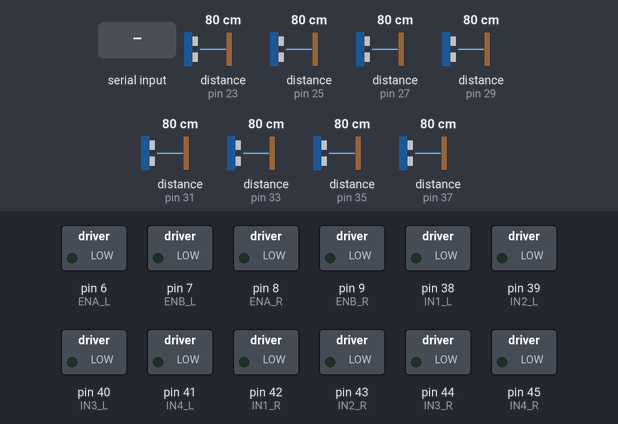
The sketch below on a simulated Arduino Mega 2560, built with avr-gcc and run on an emulated ATmega2560. On the bench: switched loads named in the sketch (green lamp = pin HIGH). Wiring (inferred from the names in the program): 8 × ultrasonic range finder: trigger pin 22, echo pin 23 / trigger pin 24, echo pin 25 / trigger pin 26, echo pin 27 / trigger pin 28, echo pin 29 / trigger pin 30, echo pin 31 / trigger pin 32, echo pin 33 / trigger pin 34, echo pin 35 / trigger pin 36, echo pin 37. Inputs (shaded band) come from the test bench; at power-on: distance to the obstacle (sensors on pin 23, pin 25, pin 27, pin 29, pin 31, pin 33, pin 35, pin 37) 80 cm. The echo pulse lasts 58.3 µs per cm; pins used as bus, display or sensor lines are not drawn.

Above: at 1.2 s.
1.3 s: "B" received over the second serial link
At 2.5 s:
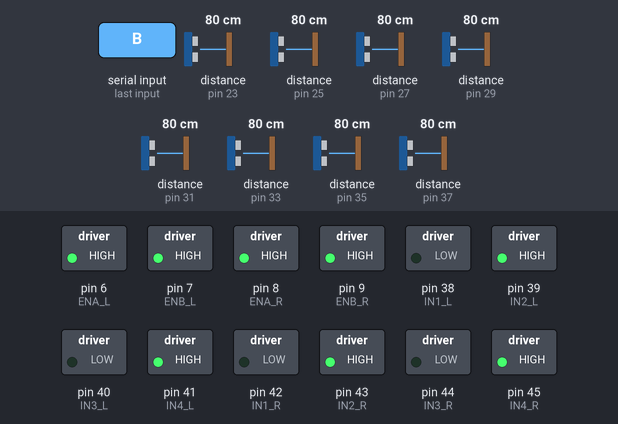
2.8 s: "L" received over the second serial link
At 3.5 s:
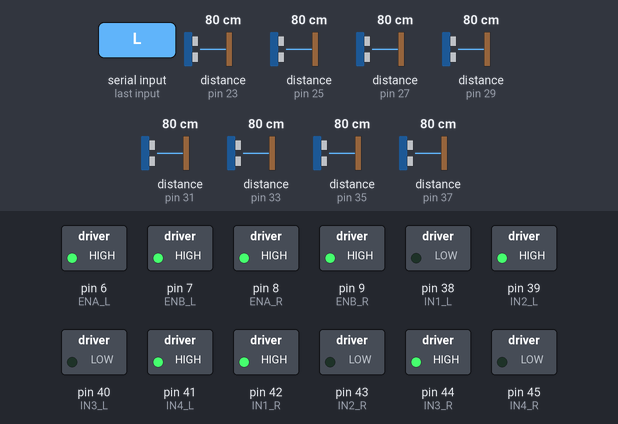
4.3 s: "F" received over the second serial link
At 5.2 s:
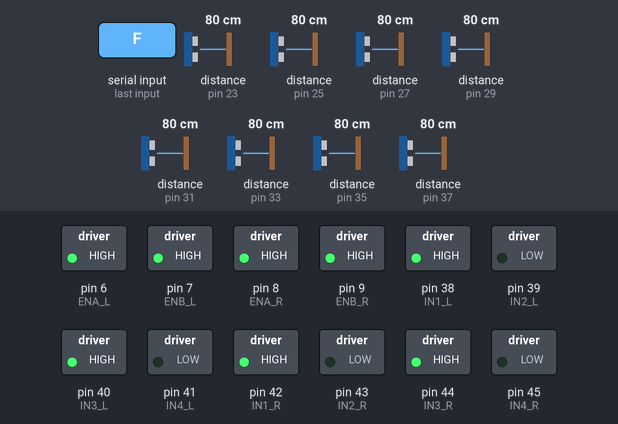
5.8 s: "R" received over the second serial link
At 6.9 s:
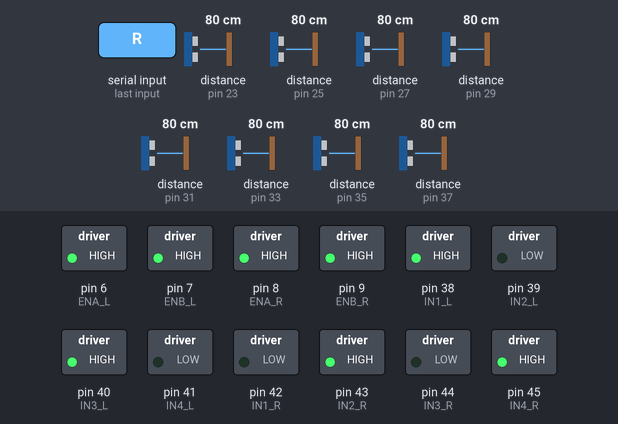
7.3 s: "S" received over the second serial link
At 7.8 s:
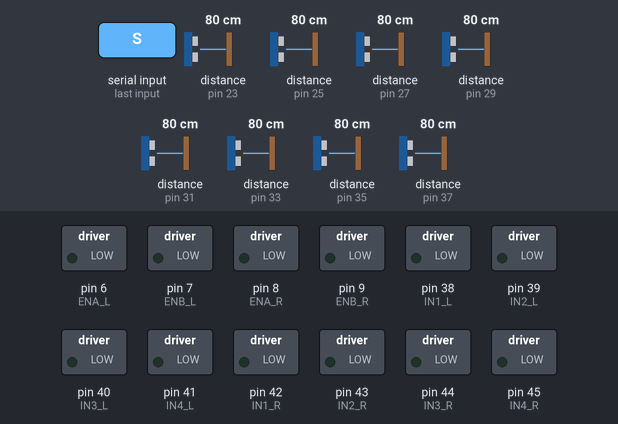
Timing chart, 0 to 9.8 s (numbered marks = the images above; inputs shaded):
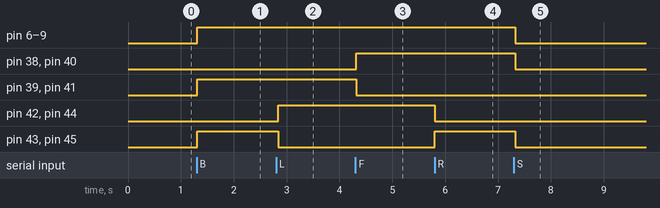

The sketch:

sonar_ring.ino
```cpp
//LEFT
int ENA_L =6;
int IN1_L =38;
int IN2_L =39;
int IN3_L =40;
int IN4_L =41;
int ENB_L =7;


//RIGHT
int ENA_R= 8;
int IN1_R =42;
int IN2_R =43;
int IN3_R =44;
int IN4_R =45;
int ENB_R =9;

char incomingByte=0; // for incoming serial data
int speed_min = 135; //the minimum "speed" the motors will turn - take it lower and motors don't turn
int speed_max = 255; //

int speed_left = speed_max; // set both motors to maximum speed
int speed_right = speed_max;

void left();
void right();
void forward();
void backward();
void forward_left();
void forward_right();
void back_left();
void back_right();

const int trigPin_for_sonar1 = 22;
const int echoPin_for_sonar1 = 23;

const int trigPin_for_sonar2 = 24;
const int echoPin_for_sonar2 = 25;

const int trigPin_for_sonar3 = 26;
const int echoPin_for_sonar3 = 27;

const int trigPin_for_sonar4 = 28;
const int echoPin_for_sonar4 = 29;

const int trigPin_for_sonar5 =30;
const int echoPin_for_sonar5 =31;

const int trigPin_for_sonar6 = 32;
const int echoPin_for_sonar6 = 33;

const int trigPin_for_sonar7 = 34;
const int echoPin_for_sonar7 = 35;

const int trigPin_for_sonar8 = 36;
const int echoPin_for_sonar8 = 37;

// defines variables
long duration1;
int distance1;

long duration2;
int distance2;

long duration3;
int distance3;

long duration4;
int distance4;

long duration5;
int distance5;

long duration6;
int distance6;

long duration7;
int distance7;

long duration8;
int distance8;


void setup() {

 Serial1.begin(9600);//Serial1 is for BTcar
 Serial2.begin(9600);//Serial2 is for BTData
  // put your setup code here, to run once:
pinMode(ENA_L,OUTPUT);
pinMode(IN1_L,OUTPUT);
pinMode(IN2_L,OUTPUT);
pinMode(IN3_L,OUTPUT);
pinMode(IN4_L,OUTPUT);
pinMode(ENB_L,OUTPUT);
  // put your setup code here, to run once:
pinMode(ENA_R,OUTPUT);
pinMode(IN1_R,OUTPUT);
pinMode(IN2_R,OUTPUT);
pinMode(IN3_R,OUTPUT);
pinMode(IN4_R,OUTPUT);
pinMode(ENB_R,OUTPUT);


pinMode(trigPin_for_sonar1, OUTPUT);
pinMode(echoPin_for_sonar1, INPUT);

pinMode(trigPin_for_sonar2, OUTPUT);
pinMode(echoPin_for_sonar2, INPUT);

pinMode(trigPin_for_sonar3, OUTPUT);
pinMode(echoPin_for_sonar3, INPUT);

pinMode(trigPin_for_sonar4, OUTPUT);
pinMode(echoPin_for_sonar4, INPUT);

pinMode(trigPin_for_sonar5, OUTPUT);
pinMode(echoPin_for_sonar5, INPUT);

pinMode(trigPin_for_sonar6, OUTPUT);
pinMode(echoPin_for_sonar6, INPUT);

pinMode(trigPin_for_sonar7, OUTPUT);
pinMode(echoPin_for_sonar7, INPUT);

pinMode(trigPin_for_sonar8, OUTPUT);
pinMode(echoPin_for_sonar8, INPUT);


}
void loop() {
if (Serial1.available() > 0) {
    incomingByte = Serial1.read();
    }
  switch(incomingByte)
  {
     case 'S':
      {
        stopy();
       //Serial.println("Stop\n");
       incomingByte='*';}
     break;

     case 'B':

     {  backward();

      // Serial.println("Forward\n");
       incomingByte='*';}
     break;

      case 'F':

    {   forward();
      // Serial.println("Backward\n");
       incomingByte='*';}
     break;

     case 'R':
     // turn right
     {
       right();
      // Serial.println("Rotate Right\n");
       incomingByte='*';}
     break;
       case 'L':
      {
       left();
       //Serial.println("Rotate Left\n");
       incomingByte='*';}
     break;
     case '1':

      { speed_left = 20;
       speed_right = 20;
       //Serial.println("Speed 1\n");
       incomingByte='*';}
     break;
    case '2':
      {
        speed_left = 40;
       speed_right = 40;
       //Serial.println("Speed 2 \n");
       incomingByte='*';}
     break;
    case '3':
      {
        speed_left = 60;
       speed_right = 60;
       //Serial.println("Speed 3 \n");
       incomingByte='*';}
     break;
        case '4':
      {
        speed_left = 80;
       speed_right = 80;
       //Serial.println("Speed 4 \n");
       incomingByte='*';}
     break;
        case '5':
      {
        speed_left = 100;
       speed_right = 100;
       //Serial.println("Speed 5 \n");
       incomingByte='*';}
     break;
        case '6':
      {
        speed_left = 120;
       speed_right = 120;
       //Serial.println("Speed 6 \n");
       incomingByte='*';}
     break;
        case '7':
      {
        speed_left = 140;
       speed_right = 140;
      // Serial.println("Speed 7 \n");
       incomingByte='*';}
     break;
        case '8':
      {
        speed_left = 160;
       speed_right = 160;
       //Serial.println("Speed 8 \n");
       incomingByte='*';}
     break;
        case '9':
      {
        speed_left = 200;
       speed_right = 200;
       //Serial.println("Speed 9 \n");
       incomingByte='*';}
     break;
        case 'q':
      {
        speed_left = 255;
       speed_right = 255;
       Serial.println("Speed full \n");
       incomingByte='*';}
     break;
        case 'J':
      {
       back_right();
       Serial.println("Speed full \n");
       incomingByte='*';}
     break;
      case 'H':
      {
       back_left();
       Serial.println("Speed full \n");
       incomingByte='*';}
     break;
      case 'I':
      {
       forward_right();
       Serial.println("Speed full \n");
       incomingByte='*';}
     break;
      case 'G':
      {
      forward_left();
       Serial.println("Speed full \n");
       incomingByte='*';}
     break;
  }


int value1 = sensor1();
int value2 = sensor2();
int value3 = sensor3();
int value4 = sensor4();
int value5 = sensor5();
int value6 = sensor6();
int value7 = sensor7();
int value8 = sensor8();

Serial2.print(value1);
Serial2.print(" ");

Serial2.print(value2);
Serial2.print(" ");

Serial2.print(value3);
Serial2.print(" ");

Serial2.print(value4);
Serial2.print(" ");

Serial2.print(value5);
Serial2.print(" ");

Serial2.print(value6);
Serial2.print(" ");

Serial2.print(value7);
Serial2.print(" ");

Serial2.print(value8);
Serial2.print(" ");


Serial2.println();


}
int sensor1(){
  digitalWrite(trigPin_for_sonar1, LOW);

  delayMicroseconds(2);

  digitalWrite(trigPin_for_sonar1, HIGH);
delayMicroseconds(10);

  digitalWrite(trigPin_for_sonar1, LOW);
duration1 = pulseIn(echoPin_for_sonar1, HIGH);
distance1= duration1*0.034/2;
return distance1;


  }

int sensor2(){
  digitalWrite(trigPin_for_sonar2, LOW);
  delayMicroseconds(2);
  digitalWrite(trigPin_for_sonar2, HIGH);
delayMicroseconds(10);
  digitalWrite(trigPin_for_sonar2, LOW);
duration2 = pulseIn(echoPin_for_sonar2, HIGH);
distance2= duration2*0.034/2;
return distance2;


  }

int sensor3(){
  digitalWrite(trigPin_for_sonar3, LOW);

  delayMicroseconds(2);

  digitalWrite(trigPin_for_sonar3, HIGH);
delayMicroseconds(10);

  digitalWrite(trigPin_for_sonar3, LOW);
duration3 = pulseIn(echoPin_for_sonar3, HIGH);
distance3= duration3*0.034/2;
return distance3;


  }


  int sensor4(){
  digitalWrite(trigPin_for_sonar4, LOW);

  delayMicroseconds(2);

  digitalWrite(trigPin_for_sonar4, HIGH);
delayMicroseconds(10);

  digitalWrite(trigPin_for_sonar4, LOW);
duration4 = pulseIn(echoPin_for_sonar4, HIGH);
distance4= duration4*0.034/2;
return distance4;


  }
  int sensor5(){
  digitalWrite(trigPin_for_sonar5, LOW);

  delayMicroseconds(2);

  digitalWrite(trigPin_for_sonar5, HIGH);
delayMicroseconds(10);

  digitalWrite(trigPin_for_sonar5, LOW);
duration5 = pulseIn(echoPin_for_sonar5, HIGH);
distance5= duration5*0.034/2;
return distance5;


  }

int sensor6(){
  digitalWrite(trigPin_for_sonar6, LOW);
  delayMicroseconds(2);
  digitalWrite(trigPin_for_sonar6, HIGH);
delayMicroseconds(10);
  digitalWrite(trigPin_for_sonar6, LOW);
duration6 = pulseIn(echoPin_for_sonar6, HIGH);
distance6= duration6*0.034/2;
return distance6;


  }

int sensor7(){
  digitalWrite(trigPin_for_sonar7, LOW);

  delayMicroseconds(2);

  digitalWrite(trigPin_for_sonar7, HIGH);
delayMicroseconds(10);

  digitalWrite(trigPin_for_sonar7, LOW);
duration7 = pulseIn(echoPin_for_sonar7, HIGH);
distance7= duration7*0.034/2;
return distance7;


  }


  int sensor8(){
  digitalWrite(trigPin_for_sonar8, LOW);

  delayMicroseconds(2);

  digitalWrite(trigPin_for_sonar8, HIGH);
delayMicroseconds(10);

  digitalWrite(trigPin_for_sonar8, LOW);
duration8 = pulseIn(echoPin_for_sonar8, HIGH);
distance8= duration8*0.034/2;
return distance8;


  }

void left(){
  //left
  analogWrite(ENA_L,speed_left);
  digitalWrite(IN1_L,LOW);
  digitalWrite(IN2_L,HIGH);
  digitalWrite(IN3_L,LOW);
  digitalWrite(IN4_L,HIGH);
  analogWrite(ENB_L,speed_left);
  //right
  analogWrite(ENA_R,speed_right);
  digitalWrite(IN1_R,HIGH);
  digitalWrite(IN2_R,LOW);
  digitalWrite(IN3_R,HIGH);
  digitalWrite(IN4_R,LOW);
  analogWrite(ENB_R,speed_right);


  };
void right(){
   //left
  analogWrite(ENA_L,speed_left);
  digitalWrite(IN1_L,HIGH);
  digitalWrite(IN2_L,LOW);
  digitalWrite(IN3_L,HIGH);
  digitalWrite(IN4_L,LOW);
  analogWrite(ENB_L,speed_left);
  //right
  analogWrite(ENA_R,speed_right);
  digitalWrite(IN1_R,LOW);
  digitalWrite(IN2_R,HIGH);
  digitalWrite(IN3_R,LOW);
  digitalWrite(IN4_R,HIGH);
  analogWrite(ENB_R,speed_right);

  };
void forward_left(){
  //left
  analogWrite(ENA_L,0);
  digitalWrite(IN1_L,LOW);
  digitalWrite(IN2_L,LOW);
  digitalWrite(IN3_L,LOW);
  digitalWrite(IN4_L,LOW);
  analogWrite(ENB_L,0);

  //right
  analogWrite(ENA_R,speed_right);
  digitalWrite(IN1_R,HIGH);
  digitalWrite(IN2_R,LOW);
  digitalWrite(IN3_R,HIGH);
  digitalWrite(IN4_R,LOW);
  analogWrite(ENB_R,speed_right);

  };
void forward_right(){
   //left
  analogWrite(ENA_L,speed_left);
  digitalWrite(IN1_L,HIGH);
  digitalWrite(IN2_L,LOW);
  digitalWrite(IN3_L,HIGH);
  digitalWrite(IN4_L,LOW);
  analogWrite(ENB_L,speed_left);

 //right
  analogWrite(ENA_R,0);
  digitalWrite(IN1_R,LOW);
  digitalWrite(IN2_R,LOW);
  digitalWrite(IN3_R,LOW);
  digitalWrite(IN4_R,LOW);
  analogWrite(ENB_R,0);

  };
void back_left(){
   //left
  analogWrite(ENA_L,0);
  digitalWrite(IN1_L,LOW);
  digitalWrite(IN2_L,LOW);
  digitalWrite(IN3_L,LOW);
  digitalWrite(IN4_L,LOW);
  analogWrite(ENB_L,0);
   //right
  analogWrite(ENA_R,speed_right);
  digitalWrite(IN1_R,LOW);
  digitalWrite(IN2_R,HIGH);
  digitalWrite(IN3_R,LOW);
  digitalWrite(IN4_R,HIGH);
  analogWrite(ENB_R,speed_right);


  };
void back_right(){

  //left
  analogWrite(ENA_L,speed_left);
  digitalWrite(IN1_L,LOW);
  digitalWrite(IN2_L,HIGH);
  digitalWrite(IN3_L,LOW);
  digitalWrite(IN4_L,HIGH);
  analogWrite(ENB_L,speed_left);

 //right
  analogWrite(ENA_R,0);
  digitalWrite(IN1_R,LOW);
  digitalWrite(IN2_R,LOW);
  digitalWrite(IN3_R,LOW);
  digitalWrite(IN4_R,LOW);
  analogWrite(ENB_R,0);


  };
void forward(){
 //left
  analogWrite(ENA_L,speed_left);
  digitalWrite(IN1_L,HIGH);
  digitalWrite(IN2_L,LOW);
  digitalWrite(IN3_L,HIGH);
  digitalWrite(IN4_L,LOW);
  analogWrite(ENB_L,speed_left);

 //right
  analogWrite(ENA_R,speed_right);
  digitalWrite(IN1_R,HIGH);
  digitalWrite(IN2_R,LOW);
  digitalWrite(IN3_R,HIGH);
  digitalWrite(IN4_R,LOW);
  analogWrite(ENB_R,speed_right);


  };
void backward(){
 //left
  analogWrite(ENA_L,speed_left);
  digitalWrite(IN1_L,LOW);
  digitalWrite(IN2_L,HIGH);
  digitalWrite(IN3_L,LOW);
  digitalWrite(IN4_L,HIGH);
  analogWrite(ENB_L,speed_left);

 //right
  analogWrite(ENA_R,speed_right);
  digitalWrite(IN1_R,LOW);
  digitalWrite(IN2_R,HIGH);
  digitalWrite(IN3_R,LOW);
  digitalWrite(IN4_R,HIGH);
  analogWrite(ENB_R,speed_right);


  };

void stopy(){
  //
    analogWrite(ENA_L,0);
  digitalWrite(IN1_L,LOW);
  digitalWrite(IN2_L,LOW);
  digitalWrite(IN3_L,LOW);
  digitalWrite(IN4_L,LOW);
  analogWrite(ENB_L,0);

  analogWrite(ENA_R,0);
  digitalWrite(IN1_R,LOW);
  digitalWrite(IN2_R,LOW);
  digitalWrite(IN3_R,LOW);
  digitalWrite(IN4_R,LOW);
  analogWrite(ENB_R,0);


  };
```

Measured:
- after the input at 1.3 s, pin 6 (ENA_L), pin 7 (ENB_L), pin 8 (ENA_R), pin 9 (ENB_R), pin 39 (IN2_L), pin 41 (IN4_L), pin 43 (IN2_R), pin 45 (IN4_R): LOW → HIGH at once
- after the input at 2.8 s, pin 42 (IN1_R), pin 44 (IN3_R): LOW → HIGH at once; pin 43 (IN2_R), pin 45 (IN4_R): HIGH → LOW at once
- after the input at 4.3 s, pin 38 (IN1_L), pin 40 (IN3_L): LOW → HIGH at once; pin 39 (IN2_L), pin 41 (IN4_L): HIGH → LOW at once
- after the input at 5.8 s, pin 42 (IN1_R), pin 44 (IN3_R): HIGH → LOW at once; pin 43 (IN2_R), pin 45 (IN4_R): LOW → HIGH at once
- after the input at 7.3 s, pin 6 (ENA_L), pin 7 (ENB_L), pin 8 (ENA_R), pin 9 (ENB_R), pin 38 (IN1_L), pin 40 (IN3_L), pin 43 (IN2_R), pin 45 (IN4_R): HIGH → LOW at once
